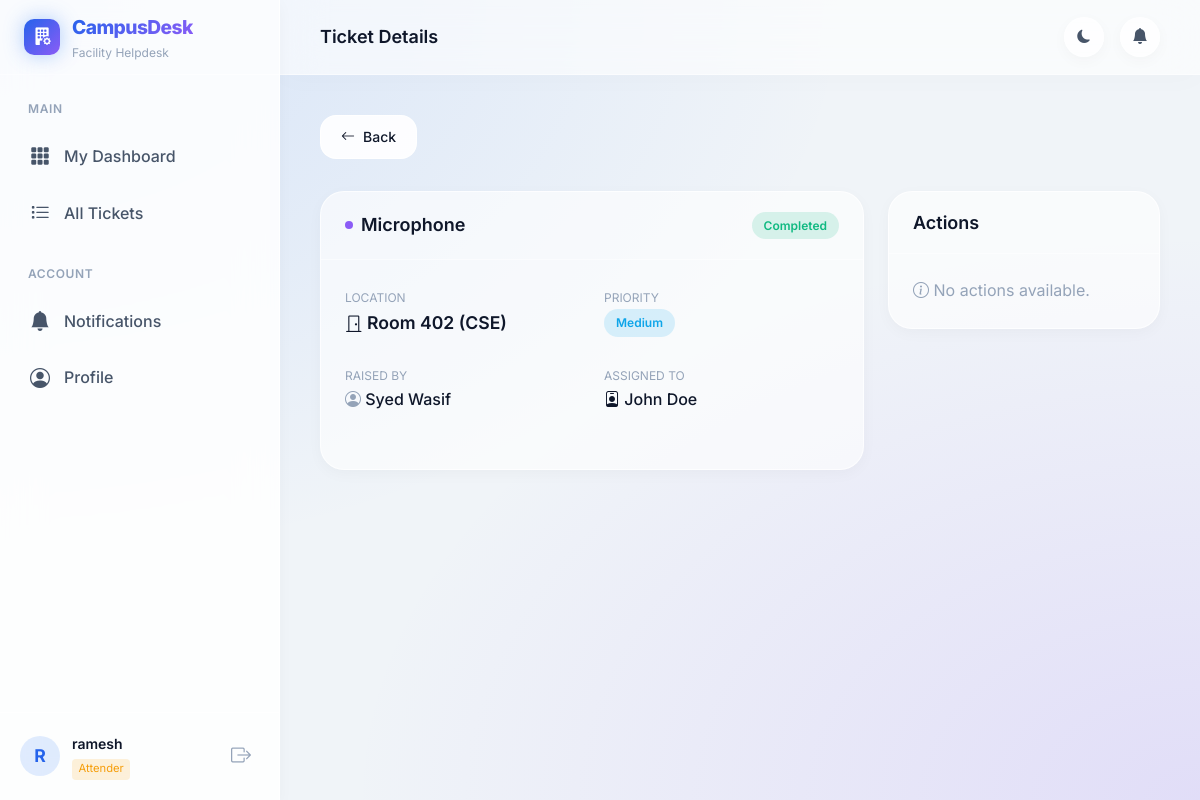
Screenshot of /tickets/52/ (signed in) with the database file from the repository.
### accounts/models.py (models this page shows, shortened)
class CustomUser(AbstractUser):
    ROLE_CHOICES = (
        ('ADMIN', 'Admin'),
        ('FACULTY', 'Faculty'),
        ('ATTENDER', 'Attender'),
    )
    role = models.CharField(max_length=15, choices=ROLE_CHOICES, default='FACULTY')
    phone_number = models.CharField(max_length=15, blank=True, null=True)
    department = models.ForeignKey(
        'tickets.Department',
        on_delete=models.SET_NULL,
        null=True,
        blank=True,
        related_name='users'
    )
    @property
    def is_admin_role(self):
        return self.role == 'ADMIN' or self.is_superuser

### tickets/models.py (models this page shows, shortened)
class Ticket(models.Model):
    CATEGORY_CHOICES = (
        ('SUPPLIES', 'Classroom Supplies'),
        ('TECHNICAL', 'Technical Issues'),
        ('MAINTENANCE', 'Maintenance'),
    )
    SUB_CATEGORY_CHOICES = (
        ('Chalk', 'Chalk'),
        ('Duster', 'Duster'),
        ('Marker', 'Marker'),
        ('White Paper', 'White Paper'),
        ('Projector', 'Projector'),
        ('Microphone', 'Microphone'),
        ('Speaker', 'Speaker'),
        ('Smart Board', 'Smart Board'),
        ('Computer', 'Computer'),
        ('Internet', 'Internet'),
        ('Fan', 'Fan'),
        ('Lights', 'Lights'),
        ('Door', 'Door'),
        ('Bench', 'Bench'),
        ('Water Leakage', 'Water Leakage'),
    )
    PRIORITY_CHOICES = (
        ('LOW', 'Low'),
        ('MEDIUM', 'Medium'),
        ('HIGH', 'High'),
        ('EMERGENCY', 'Emergency'),
    )
    STATUS_CHOICES = (
        ('PENDING', 'Pending'),
        ('ACCEPTED', 'Accepted'),
        ('IN_PROGRESS', 'In Progress'),
        ('COMPLETED', 'Completed'),
        ('CANCELLED', 'Cancelled'),
    )
    faculty = models.ForeignKey(
        settings.AUTH_USER_MODEL,
        on_delete=models.CASCADE,
        related_name='raised_tickets'
    )
    attender = models.ForeignKey(
        settings.AUTH_USER_MODEL,
        on_delete=models.SET_NULL,
        null=True,
        blank=True,
        related_name='assigned_tickets'
    )
    room = models.ForeignKey(Room, on_delete=models.CASCADE, related_name='tickets')
    category = models.CharField(max_length=20, choices=CATEGORY_CHOICES)
    sub_category = models.CharField(max_length=50, choices=SUB_CATEGORY_CHOICES)
    priority = models.CharField(max_length=15, choices=PRIORITY_CHOICES, default='MEDIUM')
    status = models.CharField(max_length=15, choices=STATUS_CHOICES, default='PENDING')
    description = models.TextField(blank=True, null=True)
    created_at = models.DateTimeField(auto_now_add=True)
    accepted_at = models.DateTimeField(null=True, blank=True)
    completed_at = models.DateTimeField(null=True, blank=True)
    updated_at = models.DateTimeField(auto_now=True)
    class Meta:
        ordering = ['-created_at']

class Room(models.Model):
    room_number = models.CharField(max_length=50, unique=True)
    floor = models.CharField(max_length=50)
    department = models.ForeignKey(Department, on_delete=models.CASCADE, related_name='rooms')
    qr_code = models.ImageField(upload_to='qr_codes/', blank=True, null=True)

class Department(models.Model):
    name = models.CharField(max_length=100, unique=True)
    code = models.CharField(max_length=10, unique=True)

### tickets/views.py (the view)
# urls.py: path('<int:ticket_id>/', views.ticket_detail, name='ticket_detail'),
@login_required
def ticket_detail(request, ticket_id):
    ticket = get_object_or_404(Ticket, id=ticket_id)
    if request.user.role == 'FACULTY' and ticket.faculty != request.user:
        messages.error(request, "You do not have permission to view this ticket.")
        return redirect('dashboard:index')
    elif request.user.role == 'ATTENDER' and ticket.room.department != request.user.department and ticket.attender != request.user:
        messages.error(request, "You do not have permission to view this ticket.")
        return redirect('dashboard:index')
    rating_form = None
    if ticket.status == 'COMPLETED' and not hasattr(ticket, 'rating') and request.user == ticket.faculty:
        rating_form = RatingForm()
    return render(request, 'tickets/ticket_detail.html', {
        'ticket': ticket,
        'rating_form': rating_form
    })

### templates/tickets/ticket_detail.html (shortened to what this page needs)
{% extends 'base_dashboard.html' %}
{% load django_bootstrap5 %}
{% block page_title %}Ticket Details{% endblock %}
{% block content %}
<div class="page-header">
    <a href="javascript:history.back()" class="btn btn-secondary">
        <i class="bi bi-arrow-left"></i> Back
    </a>
</div>
<div class="content-grid" style="grid-template-columns: 2fr 1fr;">
    <div class="card">
        <div class="card-header">
            <h2 class="card-title">
                <span class="category-dot cat-{{ ticket.category|lower }}"></span>
                {{ ticket.sub_category }}
            </h2>
            <span class="status-badge status-{{ ticket.status|lower }}">{{ ticket.get_status_display }}</span>
        </div>
        <div class="card-body">
            <div style="display: grid; grid-template-columns: 1fr 1fr; gap: 1.5rem; margin-bottom: 2rem;">
                <div>
                    <span class="text-muted" style="font-size: 0.75rem; text-transform: uppercase;">Location</span>
                    <p style="font-weight: 600; font-size: 1.1rem;"><i class="bi bi-door-closed"></i> Room {{ ticket.room.room_number }} ({{ ticket.room.department.code }})</p>
                </div>
                <div>
                    <span class="text-muted" style="font-size: 0.75rem; text-transform: uppercase;">Priority</span>
                    <p><span class="priority-badge priority-{{ ticket.priority|lower }}">{{ ticket.get_priority_display }}</span></p>
                </div>
                <div>
                    <span class="text-muted" style="font-size: 0.75rem; text-transform: uppercase;">Raised By</span>
                    <p style="font-weight: 500;"><i class="bi bi-person-circle text-muted"></i> {{ ticket.faculty.get_full_name|default:ticket.faculty.username }}</p>
                </div>
                <div>
                    <span class="text-muted" style="font-size: 0.75rem; text-transform: uppercase;">Assigned To</span>
                    <p style="font-weight: 500;">
                        {% if ticket.attender %}
                        <i class="bi bi-person-badge text-primary"></i> {{ ticket.attender.get_full_name|default:ticket.attender.username }}
                        {% else %}
                        <em class="text-muted">Unassigned</em>
                        {% endif %}
                    </p>
                </div>
            </div>
        </div>
    </div>
    <div>
        <div class="card mb-4">
            <div class="card-header"><h2 class="card-title">Actions</h2></div>
            <div class="card-body">
                {% if user.role == 'FACULTY' and ticket.status == 'PENDING' %}
                    <a href="{% url 'tickets:cancel_ticket' ticket.id %}" class="btn btn-primary btn-block" style="background: var(--danger); border: none;">
                        <i class="bi bi-x-circle-fill"></i> Cancel Ticket
                    </a>
                {% elif user.role == 'ATTENDER' %}
                    {% if ticket.status == 'PENDING' %}
                        <a href="{% url 'tickets:accept_ticket' ticket.id %}" class="btn btn-primary btn-block">
                            <i class="bi bi-check2-circle"></i> Accept Ticket
                        </a>
                    {% else %}
                        <p class="text-muted text-center"><i class="bi bi-info-circle"></i> No actions available.</p>
                    {% endif %}
                {% else %}
                    <p class="text-muted text-center"><i class="bi bi-info-circle"></i> No actions available.</p>
                {% endif %}
            </div>
        </div>
    </div>
</div>
{% endblock %}

### templates/base_dashboard.html (shortened to what this page needs)
{% load static %}
<!DOCTYPE html>
<html lang="en" data-theme="dark">
<head>
    <link rel="stylesheet" href="https://cdn.jsdelivr.net/npm/bootstrap-icons@1.11.3/font/bootstrap-icons.min.css">
    <link rel="stylesheet" href="{% static 'css/dashboard.css' %}">
</head>
<body>
<aside class="sidebar" id="sidebar">
    <div class="sidebar-brand">
        <div class="brand-icon">
            <i class="bi bi-building-fill-gear"></i>
        </div>
        <div class="brand-text">
            <span class="brand-name">CampusDesk</span>
            <span class="brand-tagline">Facility Helpdesk</span>
        </div>
    </div>
    <nav class="sidebar-nav">
        <div class="nav-section">
            <span class="nav-section-label">Main</span>
            {% if user.role == 'FACULTY' %}
            <a href="{% url 'dashboard:faculty_dashboard' %}" class="nav-item {% block nav_faculty %}{% endblock %}">
                <i class="bi bi-grid-3x3-gap-fill nav-icon"></i>
                <span>My Dashboard</span>
            </a>
            <a href="{% url 'tickets:raise_ticket' %}" class="nav-item {% block nav_raise %}{% endblock %}">
                <i class="bi bi-plus-circle-fill nav-icon"></i>
                <span>Raise Ticket</span>
            </a>
            <a href="{% url 'tickets:ticket_list' %}" class="nav-item {% block nav_list %}{% endblock %}">
                <i class="bi bi-list-task nav-icon"></i>
                <span>My Tickets</span>
            </a>
            {% elif user.role == 'ATTENDER' %}
            <a href="{% url 'dashboard:attender_dashboard' %}" class="nav-item {% block nav_attender %}{% endblock %}">
                <i class="bi bi-grid-3x3-gap-fill nav-icon"></i>
                <span>My Dashboard</span>
            </a>
            <a href="{% url 'tickets:ticket_list' %}" class="nav-item {% block nav_list_att %}{% endblock %}">
                <i class="bi bi-list-task nav-icon"></i>
                <span>All Tickets</span>
            </a>
            {% endif %}
        </div>
        <div class="nav-section">
            <span class="nav-section-label">Account</span>
            <a href="{% url 'dashboard:notifications' %}" class="nav-item {% block nav_notifs %}{% endblock %}">
                <i class="bi bi-bell-fill nav-icon"></i>
                <span>Notifications</span>
            </a>
            <a href="{% url 'accounts:profile' %}" class="nav-item {% block nav_profile %}{% endblock %}">
                <i class="bi bi-person-circle nav-icon"></i>
                <span>Profile</span>
            </a>
        </div>
    </nav>
    <div class="sidebar-footer">
        <div class="user-info">
            <div class="user-avatar">{{ user.username|first|upper }}</div>
            <div class="user-details">
                <span class="user-name">{{ user.username }}</span>
                <span class="user-role role-badge role-{{ user.role|lower }}">{{ user.get_role_display }}</span>
            </div>
        </div>
        <form method="post" action="{% url 'accounts:logout' %}">
            <button type="submit" class="logout-btn" title="Logout">
                <i class="bi bi-box-arrow-right"></i>
            </button>
        </form>
    </div>
</aside>
<div class="main-wrapper">
    <header class="topbar">
        <div class="topbar-title">
            {% block page_title %}Dashboard{% endblock %}
        </div>
        <div class="topbar-actions">
            <button class="icon-btn" id="themeToggle" title="Toggle theme">
                <i class="bi bi-moon-fill" id="themeIcon"></i>
            </button>
            <a href="{% url 'dashboard:notifications' %}" class="icon-btn notif-btn" title="Notifications">
                <i class="bi bi-bell-fill"></i>
            </a>
        </div>
    </header>
    <main class="main-content">
        {% block content %}{% endblock %}
    </main>
</div>
</body>
</html>

### rows the page displays
CustomUser: username|first "R", username "ramesh", role "Attender"
Ticket: sub_category "Microphone", status "Completed", room.room_number "402", room.department.code "CSE", priority "Medium", faculty.get_full_name "Syed Wasif", attender.get_full_name "John Doe"
